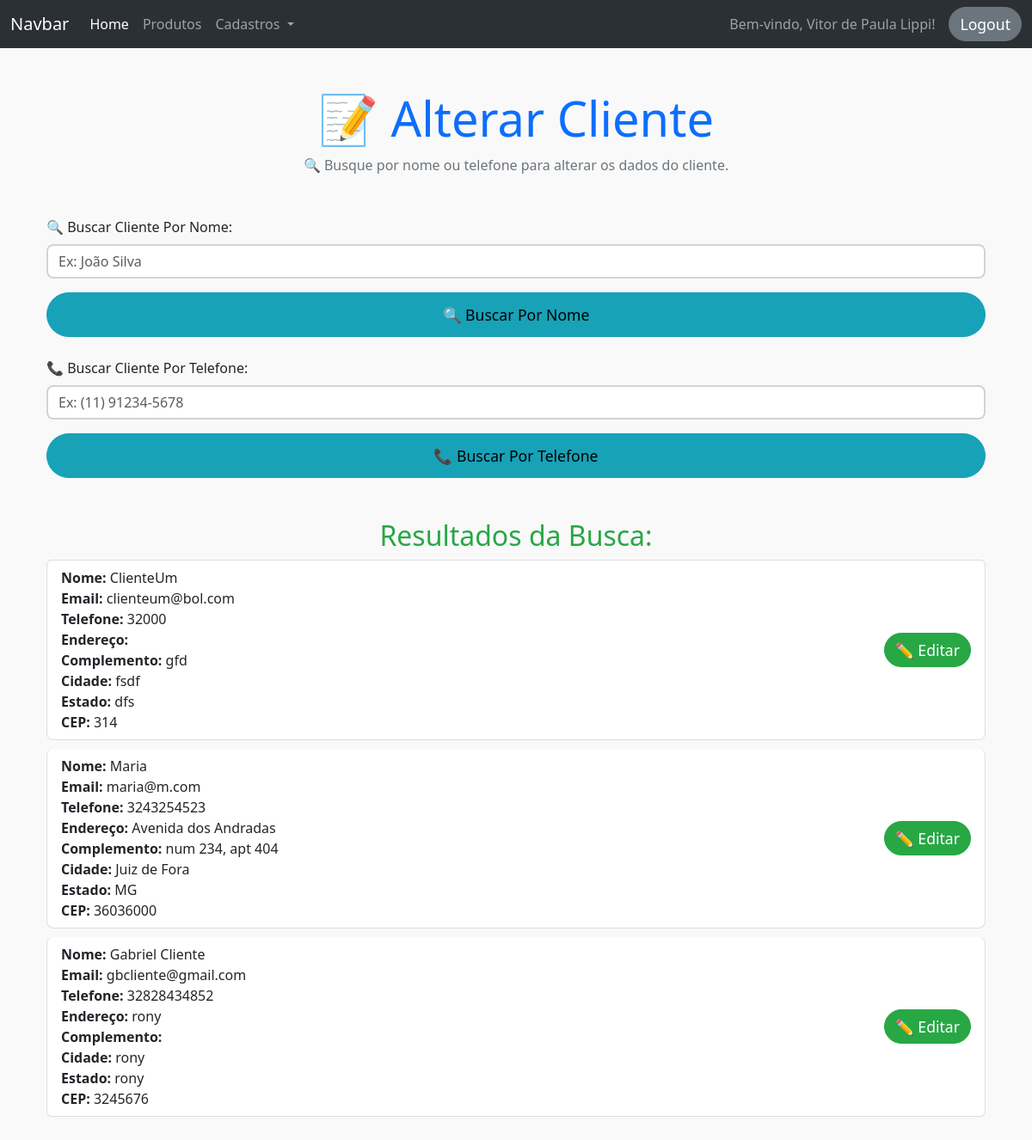
Screenshot of /alterar_cliente (signed in) with the database file from the repository.
### projeto/models.py (models this page shows)
class Usuario(db.Model, UserMixin):
    id = db.Column(db.Integer, primary_key=True)
    nome = db.Column(db.String(100), nullable=False)
    email = db.Column(db.String(150), unique=True, nullable=False)
    senha = db.Column(db.String(200), nullable=False)
    papel = db.Column(db.String(50), default='funcionário')

class Cliente(db.Model):
    id = db.Column(db.Integer, primary_key=True)
    nome = db.Column(db.String(100), nullable=False)
    email = db.Column(db.String(150), unique=True, default="Sem email")
    telefone = db.Column(db.String(20), nullable=False)
    enderecos = db.relationship('Endereco', backref='cliente', lazy=True)

class Endereco(db.Model):
    id = db.Column(db.Integer, primary_key=True)
    cliente_id = db.Column(db.Integer, db.ForeignKey('cliente.id'), nullable=False)
    endereco = db.Column(db.String(200), nullable=False)
    complemento = db.Column(db.String(200), nullable=True)
    cidade = db.Column(db.String(100), nullable=False)
    estado = db.Column(db.String(50), nullable=False)
    cep = db.Column(db.String(20), nullable=False)

### projeto/routes.py (the view)
@app.route('/alterar_cliente', methods=['GET', 'POST'])
@login_required
@admin_required
def alterar_cliente():
    usuarios = Cliente.query.all()
    nome = request.form.get('nome')
    telefone = request.form.get('telefone')
    if nome:
        usuarios = Cliente.query.filter(Cliente.nome.like(f'%{nome}%')).all()
    elif telefone:
        usuarios = Cliente.query.filter(Cliente.telefone.like(f'%{telefone}%')).all()
    return render_template('usuarios/alterar_cliente.html', usuarios=usuarios)

### projeto/__init__.py (called while the page is built)
@login_manager.user_loader
def load_user(user_id):
    return Usuario.query.get(int(user_id))

### projeto/routes.py (called while the page is built)
def admin_required(f):
    @wraps(f)
    def decorated_function(*args, **kwargs):
        if not current_user.is_authenticated or current_user.papel != 'admin':
            abort(403)
        return f(*args, **kwargs)
    return decorated_function

### projeto/templates/usuarios/alterar_cliente.html (shortened to what this page needs)
{% extends 'base.html' %}
{% block content %}
<div class="container mt-5">
    <div class="text-center mb-5">
        <h1 class="display-4 text-primary">📝 Alterar Cliente</h1>
        <p class="text-muted">🔍 Busque por nome ou telefone para alterar os dados do cliente.</p>
    </div>
    <form method="POST" action="{{ url_for('alterar_cliente') }}" class="mb-4">
        <div class="mb-3">
            <label for="inputNomeCliente" class="form-label">🔍 Buscar Cliente Por Nome:</label>
            <input type="text" class="form-control" id="inputNomeCliente" name="nome" placeholder="Ex: João Silva" aria-describedby="nomeHelp" required>
        </div>
        <button type="submit" class="btn btn-info w-100 btn-lg">🔍 Buscar Por Nome</button>
    </form>
    <form method="POST" action="{{ url_for('alterar_cliente') }}" class="mb-5">
        <div class="mb-3">
            <label for="inputTelefone" class="form-label">📞 Buscar Cliente Por Telefone:</label>
            <input type="text" class="form-control" id="inputTelefone" name="telefone" placeholder="Ex: (11) 91234-5678" aria-describedby="telefoneHelp" required>
        </div>
        <button type="submit" class="btn btn-info w-100 btn-lg">📞 Buscar Por Telefone</button>
    </form>
    {% if usuarios %}
    <center>
        <h2 class="text-success">Resultados da Busca:</h2>
    </center>
    <div class="row">
        <div class="col">
            <div class="list-group">
                {% for user in usuarios %}
                <div class="list-group-item d-flex justify-content-between align-items-center">
                    <div>
                        <strong>Nome:</strong> {{ user.nome }}<br>
                        <strong>Email:</strong> {{ user.email }}<br>
                        <strong>Telefone:</strong> {{ user.telefone }}<br>
                        {% for endereco in user.enderecos %}
                        <strong>Endereço:</strong> {{ endereco.endereco }}<br>
                        <strong>Complemento:</strong> {{ endereco.complemento }}<br>
                        <strong>Cidade:</strong> {{ endereco.cidade }}<br>
                        <strong>Estado:</strong> {{ endereco.estado }}<br>
                        <strong>CEP:</strong> {{ endereco.cep }}<br>
                        {% endfor %}
                    </div>
                    <a href="{{ url_for('alterar_cliente_id', id=user.id) }}" class="btn btn-success">✏️ Editar</a>
                </div>
                {% endfor %}
            </div>
        </div>
    </div>
    {% else %}
    <center>
        <h2 class="text-warning">Nenhum Cliente Encontrado!</h2>
    </center>
    {% endif %}
</div>
{% endblock %}

### projeto/templates/base.html (shortened to what this page needs)
<!DOCTYPE html>
<html lang="en">
<head>
    <link href="https://cdn.jsdelivr.net/npm/bootstrap@5.3.3/dist/css/bootstrap.min.css" rel="stylesheet">
</head>
<body>
    {% include 'componentes/navbar.html' %}
    <div class="container my-4">
        {% block content %}{% endblock %}
    </div>
</body>
</html>

### projeto/templates/componentes/navbar.html (shortened to what this page needs)
<nav class="navbar navbar-expand-lg bg-body-tertiary" data-bs-theme="dark">
    <div class="container-fluid">
        <a class="navbar-brand" href="#">Navbar</a>
        <div class="collapse navbar-collapse" id="navbarSupportedContent">
            <ul class="navbar-nav me-auto mb-2 mb-lg-0">
                <li class="nav-item">
                    <a class="nav-link active" aria-current="page" href="{{ url_for('home') }}">Home</a>
                </li>
                <li class="nav-item">
                    <a class="nav-link" href="#">Produtos</a>
                </li>
                <li class="nav-item dropdown">
                    <a class="nav-link dropdown-toggle" href="#" role="button" data-bs-toggle="dropdown" aria-expanded="false">
                        Cadastros
                    </a>
                </li>
            </ul>
            <div class="d-flex align-items-center">
                {% if current_user.is_authenticated %}
                    <span class="navbar-text me-3">Bem-vindo, {{ current_user.nome }}!</span>
                    <a href="{{ url_for('logout') }}" class="btn btn-secondary">Logout</a>
                {% else %}
                    <a href="{{ url_for('fazer_login') }}" class="btn btn-primary">Login</a>
                {% endif %}
            </div>
        </div>
    </div>
</nav>

### projeto/templates/usuarios/alterar_cliente.html (style rules this page uses)
body { background-color: #f9f9f9; }
.form-control { border: 2px solid #ced4da; border-radius: 8px; }
.btn { border-radius: 30px; font-size: 1.1rem; }
.btn-lg { padding: 12px; }
.list-group-item { border: 1px solid #ddd; border-radius: 8px; margin-bottom: 10px; }
.text-success { color: #28a745 !important; }
.text-muted { color: #6c757d !important; }
.btn-success { background-color: #28a745; border-color: #28a745; }
.btn-info { background-color: #17a2b8; border-color: #17a2b8; }

### rows the page displays
Usuario: nome "Vitor de Paula Lippi"
Cliente: nome "ClienteUm", email "clienteum@bol.com", telefone "32000"
Endereco: complemento "gfd", cidade "fsdf", estado "dfs", cep "314"
Cliente: nome "Maria", email "maria@m.com", telefone "3243254523"
Endereco: endereco "Avenida dos Andradas", complemento "num 234, apt 404", cidade "Juiz de Fora", estado "MG", cep "36036000"
Cliente: nome "Gabriel Cliente", email "gbcliente@gmail.com", telefone "32828434852"
Endereco: endereco "rony", cidade "rony", estado "rony", cep "3245676"
